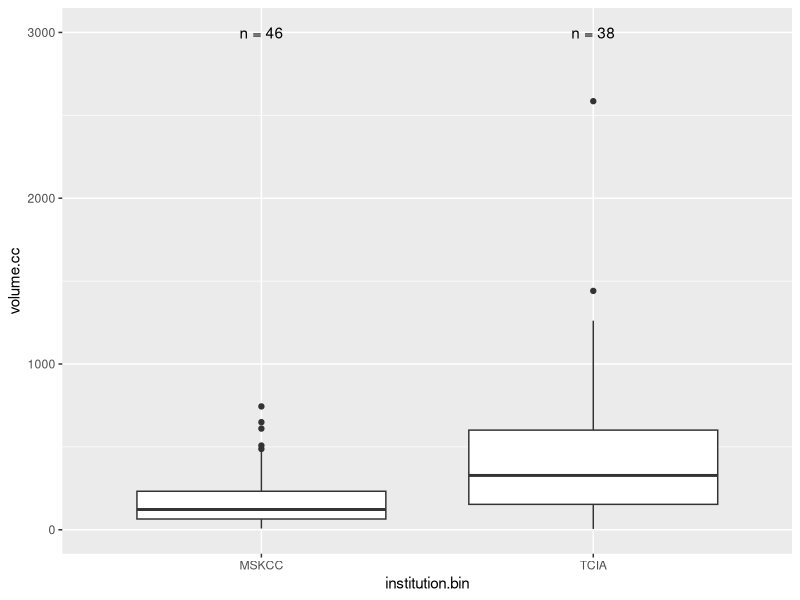
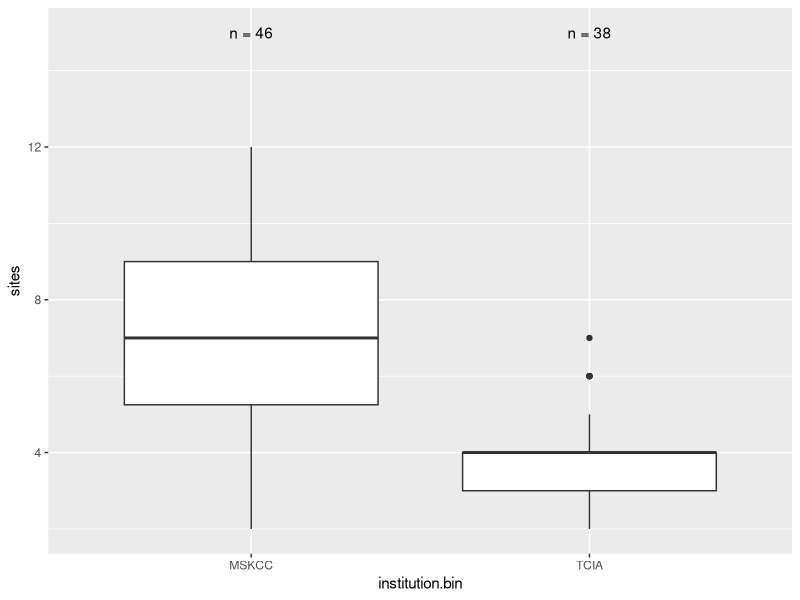

The R source for these figures, in order:
## ---- chunk 1
knitr::opts_chunk$set(echo = TRUE)
## ---- chunk 2
require(tidyverse)
require(broom)
require(survival)
# Variants of mean, median etc with na.rm = T
min_    <- function(...) min(..., na.rm=T)
max_    <- function(...) max(..., na.rm=T)
mean_   <- function(...) mean(..., na.rm=T)
median_ <- function(...) median(..., na.rm=T)
Q1_     <- function(...) quantile(..., probs=0.25, na.rm = TRUE)
Q3_     <- function(...) quantile(..., probs=0.75, na.rm = TRUE)
sum_    <- function(...) sum(..., na.rm=T)
# function to return counts of samples
n_fun <- function(x, y){ # y is position for labels
  return(data.frame(y, label = paste0("n = ", length(x))))
}
## ---- chunk 3
clin.data <- read_csv("2017-Veeraraghavan-data.csv")
## ---- chunk 4
clin.data %>%
  distinct(tcga.id) %>% tally()
## ---- chunk 5
clin.data %>%
  select(tcga.id) %>% tally()
## ---- chunk 6
clin.data %>%
    group_by(institution.bin) %>%
  summarise(n = n()) %>%
  mutate(rel.freq = n/sum(n))
## ---- chunk 7
clin.data %>%
  group_by(institution.bin, platinum.1.sensitive.2.resistant) %>%
  summarise(n = n()) %>%
  mutate(rel.freq = n/sum(n))
## ---- chunk 8
clin.data %>%
    group_by(institution.bin) %>%
    summarize_each(funs(
    min_,
    Q1_,
    median_,
    Q3_,
    max_
    ), 
    volume.cc) 
## ---- chunk 9
clin.data %>%
  ggplot(aes(x = institution.bin, y = volume.cc)) + geom_boxplot() +
    stat_summary(fun.data = n_fun, fun.args = 3000, geom = "text")
## ---- chunk 10
clin.data %>% 
  do(tidy(wilcox.test(volume.cc ~ institution.bin, data = .)))
## ---- chunk 11
clin.data %>%
    group_by(institution.bin) %>%
    summarize_each(funs(
    min_,
    Q1_,
    median_,
    Q3_,
    max_
    ), 
    sites) 
## ---- chunk 12
clin.data %>%
  ggplot(aes(x = institution.bin, y = sites)) + geom_boxplot() +
    stat_summary(fun.data = n_fun, fun.args = 15, geom = "text")
## ---- chunk 13
clin.data %>% 
  do(tidy(wilcox.test(sites ~ institution.bin, data = .)))
